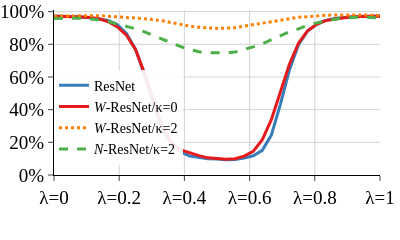

The code cell stored with this chart in its notebook:
### Code cell
import plots
plots.make_lmc_plots_resnet(save_plots=False, display=True)

### Figure 1 — Plotly figure (JSON) as saved in the notebook; plotly's stock layout.template omitted (floating-point values rounded to 4 significant figures)
{"data": [{"hovertemplate": "=ResNet<br>lambda=%{x}<br>train_accuracy_mean=%{y}<extra></extra>", "legendgroup": "ResNet", "line": {"color": "rgb(55,126,184)", "dash": "solid", "width": 3}, "marker": {"symbol": "circle"}, "mode": "lines", "name": "ResNet", "orientation": "v", "showlegend": true, "type": "scatter", "x": [0.0, 0.02778, 0.05556, 0.08333, 0.1111, 0.1389, 0.1667, 0.1944, 0.2222, 0.25, 0.2778, 0.3056, 0.3333, 0.3611, 0.3889, 0.4167, 0.4444, 0.4722, 0.5, 0.5278, 0.5556, 0.5833, 0.6111, 0.6389, 0.6667, 0.6944, 0.7222, 0.75, 0.7778, 0.8056, 0.8333, 0.8611, 0.8889, 0.9167, 0.9444, 0.9722, 1.0], "xaxis": "x", "y": [97.4, 97.29, 97.1, 96.73, 96.32, 95.66, 94.59, 91.93, 86.61, 77.11, 61.1, 43.14, 27.49, 18.48, 14.08, 11.54, 10.55, 9.887, 9.8, 9.318, 9.495, 10.35, 11.8, 15.08, 24.43, 43.24, 64.38, 79.7, 88.13, 92.25, 94.61, 95.83, 96.49, 96.95, 97.24, 97.19, 97.34], "yaxis": "y"}, {"hovertemplate": "=<i>W</i>-ResNet/κ=0<br>lambda=%{x}<br>train_accuracy_mean=%{y}<extra></extra>", "legendgroup": "<i>W</i>-ResNet/κ=0", "line": {"color": "rgb(228,26,28)", "dash": "solid", "width": 3}, "marker": {"symbol": "circle"}, "mode": "lines", "name": "<i>W</i>-ResNet/κ=0", "orientation": "v", "showlegend": true, "type": "scatter", "x": [0.0, 0.02778, 0.05556, 0.08333, 0.1111, 0.1389, 0.1667, 0.1944, 0.2222, 0.25, 0.2778, 0.3056, 0.3333, 0.3611, 0.3889, 0.4167, 0.4444, 0.4722, 0.5, 0.5278, 0.5556, 0.5833, 0.6111, 0.6389, 0.6667, 0.6944, 0.7222, 0.75, 0.7778, 0.8056, 0.8333, 0.8611, 0.8889, 0.9167, 0.9444, 0.9722, 1.0], "xaxis": "x", "y": [97.17, 97.13, 96.89, 96.76, 96.35, 95.61, 93.77, 90.66, 85.61, 76.88, 62.32, 44.73, 29.26, 19.49, 15.33, 13.38, 11.86, 10.49, 10.16, 9.648, 9.961, 11.52, 14.43, 21.56, 33.83, 50.64, 67.83, 80.68, 88.22, 92.27, 94.51, 95.55, 96.37, 96.82, 96.97, 97.17, 97.19], "yaxis": "y"}, {"hovertemplate": "=<i>W</i>-ResNet/κ=2<br>lambda=%{x}<br>train_accuracy_mean=%{y}<extra></extra>", "legendgroup": "<i>W</i>-ResNet/κ=2", "line": {"color": "rgb(255,127,0)", "dash": "dot", "width": 3}, "marker": {"symbol": "circle"}, "mode": "lines", "name": "<i>W</i>-ResNet/κ=2", "orientation": "v", "showlegend": true, "type": "scatter", "x": [0.0, 0.02778, 0.05556, 0.08333, 0.1111, 0.1389, 0.1667, 0.1944, 0.2222, 0.25, 0.2778, 0.3056, 0.3333, 0.3611, 0.3889, 0.4167, 0.4444, 0.4722, 0.5, 0.5278, 0.5556, 0.5833, 0.6111, 0.6389, 0.6667, 0.6944, 0.7222, 0.75, 0.7778, 0.8056, 0.8333, 0.8611, 0.8889, 0.9167, 0.9444, 0.9722, 1.0], "xaxis": "x", "y": [97.15, 97.36, 97.42, 97.54, 97.56, 97.54, 97.21, 97.13, 96.68, 96.33, 95.68, 95.02, 94.38, 93.26, 92.17, 91.09, 90.45, 89.86, 89.75, 89.88, 90.2, 91.11, 91.97, 92.89, 93.81, 94.79, 95.7, 96.52, 96.91, 97.42, 97.75, 97.95, 98.07, 97.95, 97.97, 97.85, 97.66], "yaxis": "y"}, {"hovertemplate": "=<i>N</i>-ResNet/κ=2<br>lambda=%{x}<br>train_accuracy_mean=%{y}<extra></extra>", "legendgroup": "<i>N</i>-ResNet/κ=2", "line": {"color": "rgb(77,175,74)", "dash": "dash", "width": 3}, "marker": {"symbol": "circle"}, "mode": "lines", "name": "<i>N</i>-ResNet/κ=2", "orientation": "v", "showlegend": true, "type": "scatter", "x": [0.0, 0.02778, 0.05556, 0.08333, 0.1111, 0.1389, 0.1667, 0.1944, 0.2222, 0.25, 0.2778, 0.3056, 0.3333, 0.3611, 0.3889, 0.4167, 0.4444, 0.4722, 0.5, 0.5278, 0.5556, 0.5833, 0.6111, 0.6389, 0.6667, 0.6944, 0.7222, 0.75, 0.7778, 0.8056, 0.8333, 0.8611, 0.8889, 0.9167, 0.9444, 0.9722, 1.0], "xaxis": "x", "y": [95.84, 96.04, 96.07, 95.98, 95.53, 95.02, 93.96, 92.48, 91.17, 89.47, 87.6, 85.29, 83.01, 80.72, 78.54, 76.86, 75.45, 74.92, 74.75, 74.71, 75.27, 76.7, 78.46, 80.33, 82.66, 85.25, 87.66, 89.47, 91.54, 93.11, 94.43, 95.39, 96.02, 96.35, 96.62, 96.41, 96.27], "yaxis": "y"}], "layout": {"font": {"color": "black", "family": "Deja Vu Math TeX Gyre"}, "height": 220, "legend": {"bgcolor": "rgba(255, 255, 255, 0.9)", "font": {"size": 14}, "orientation": "v", "title": {"text": ""}, "tracegroupgap": 0, "x": 0, "y": 0.35}, "margin": {"b": 65, "l": 0, "r": 20, "t": 10}, "title": {"font": {"size": 24}}, "width": 400, "xaxis": {"anchor": "y", "domain": [0, 1], "gridcolor": "lightgray", "linecolor": "black", "linewidth": 1, "showgrid": true, "showline": true, "tickfont": {"size": 19}, "ticklen": 5, "tickprefix": "λ=", "ticks": "outside", "title": {"font": {"size": 18}}, "zeroline": false}, "yaxis": {"anchor": "x", "domain": [0, 1], "gridcolor": "lightgray", "linecolor": "black", "linewidth": 1, "range": [0, 101], "showgrid": true, "showline": true, "tickfont": {"size": 19}, "ticklen": 5, "ticks": "outside", "ticksuffix": "%", "title": {"font": {"size": 18}}, "zeroline": false}}}
